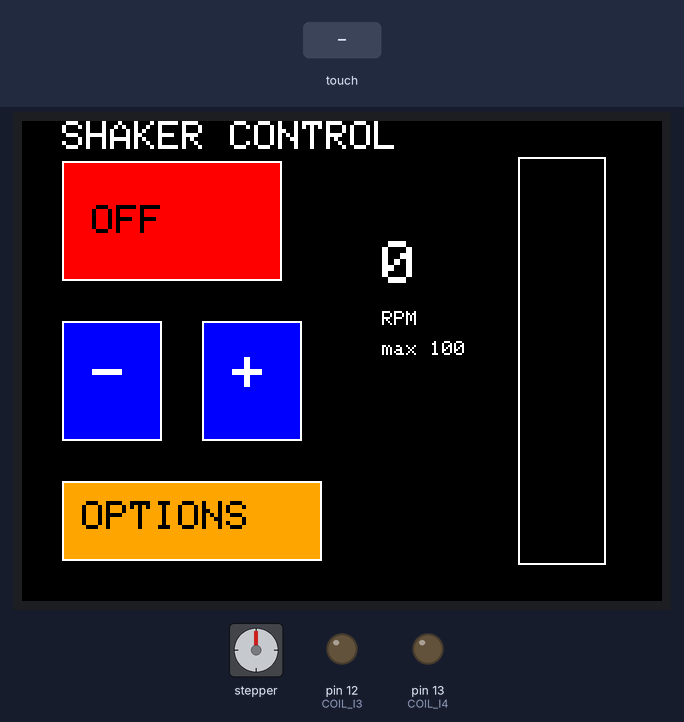
Simulated run of this sketch. Board: Arduino Uno, built with avr-gcc and run on an emulated ATmega328P. Parts: stepper motor, 320×240 colour display, output pins drawn as LEDs (lit = HIGH). Wiring (inferred from the names in the program): stepper motor (200 steps per turn assumed): coils pin 8, pin 9, pin 10, pin 11. The test bench sets the inputs (shaded band). What the sketch prints to the serial monitor is not drawn.

Above: at 1.4 s.
1.5 s: touch panel pressed at 38 % / 30 % of its raw x / y range
At 2.8 s:
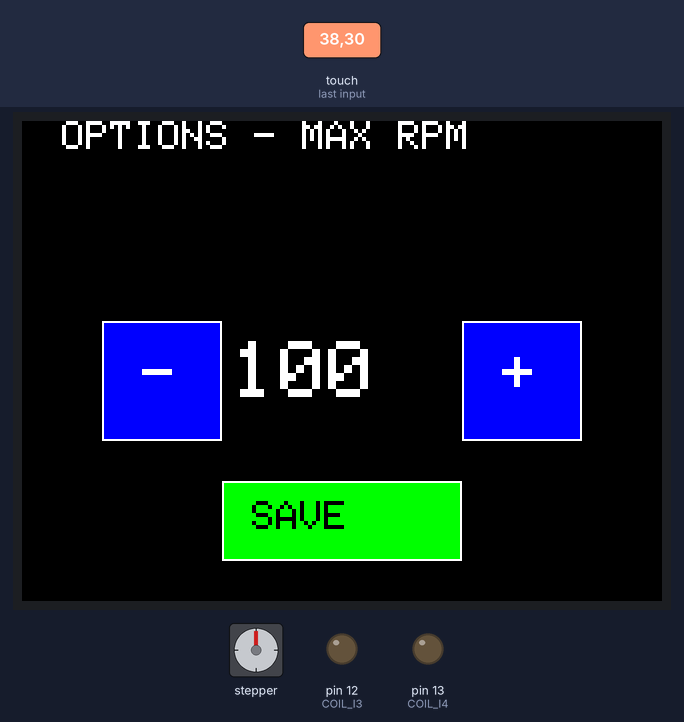
3.1 s: touch panel pressed at 38 % / 90 % of its raw x / y range
At 4.4 s:
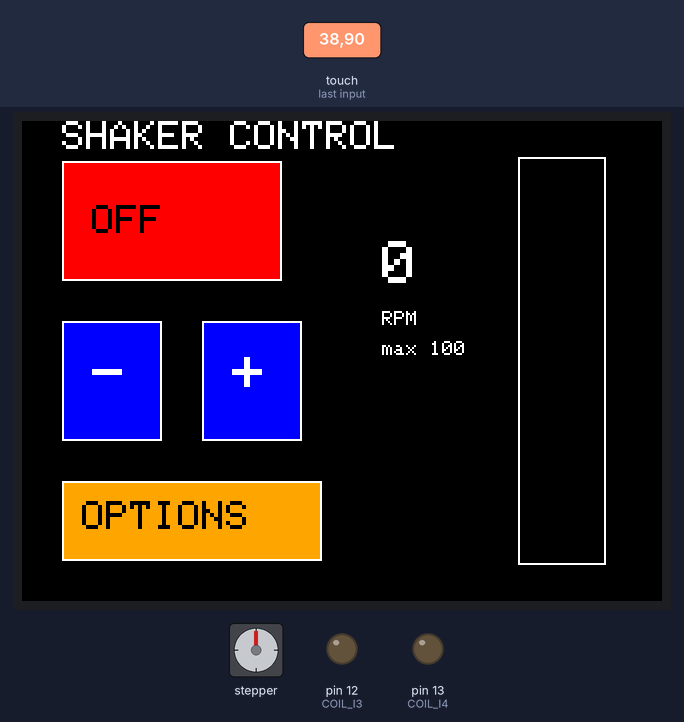
4.7 s: touch panel pressed at 87 % / 70 % of its raw x / y range
At 5.6 s:
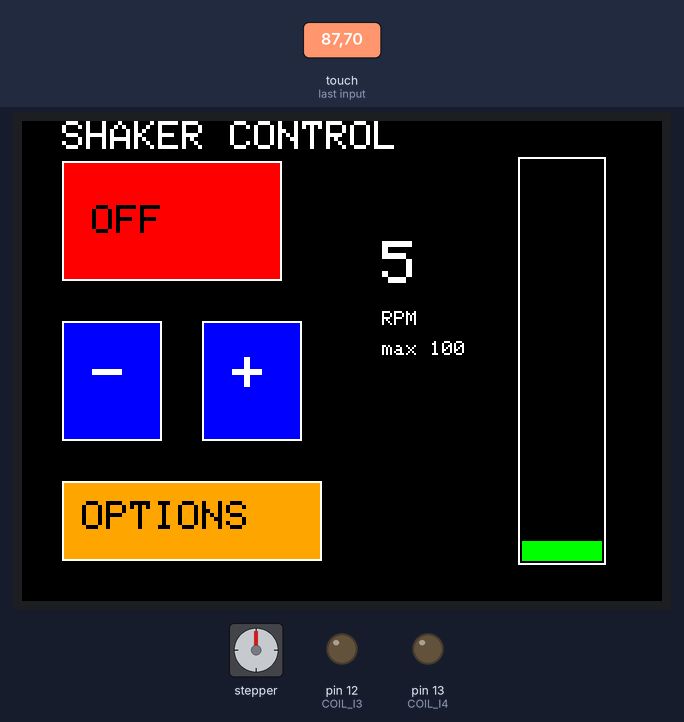
6.2 s: touch panel pressed at 38 % / 50 % of its raw x / y range
At 7.5 s:
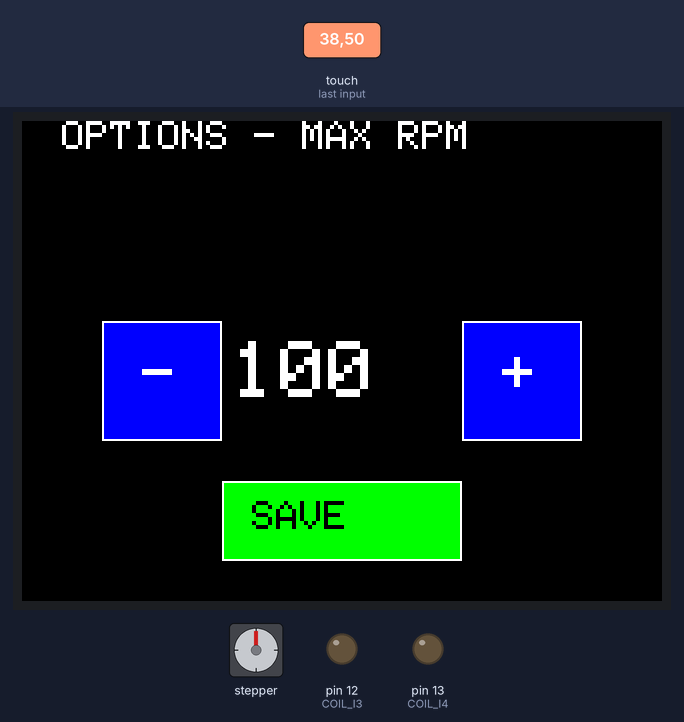
Timing chart, 0 to 8.8 s (numbered marks = the images above; inputs shaded):
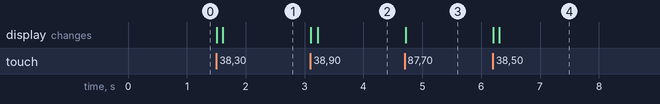

Measured:
- after the input at 1.5 s, the display: first changes at once (image 1 shows a later state)
- after the input at 3.1 s, the display: first changes at once (image 2 shows a later state)
- after the input at 4.7 s, the display: changes at once (image 3)
- after the input at 6.2 s, the display: first changes at once (image 4 shows a later state)

The sketch:

MegaShakerV1.ino
```cpp
/*
  ============================================================================
  SHAKER CONTROL - SINGLE ARDUINO MEGA 2560, BOTH SHIELDS STACKED
  ============================================================================
  Stack: Mega 2560 -> Seeed Motor Shield V2.0 -> Seeed TFT Touch Shield V2.4.

  WHY THIS WORKS ON MEGA (NOT ON UNO) WITHOUT MULTIPLEXING
  ----------------------------------------------------------------------------
  The TFT shield's SPI is physically wired ONLY to the 6-pin ICSP header
  (confirmed: Seeed forum + Adafruit compatibility notes). On an Uno, ICSP
  maps to the same silicon pins as D11/D12/D13, so it collides with the
  motor shield's coil drive on those same pins. On a MEGA, ICSP maps to
  pins 50/51/52 instead - completely separate from D11/D12/D13. Result:
  the motor shield's D8/D9/D10/D11/D12/D13 are plain GPIO on a Mega, no
  SPI role, so there is NO conflict. Motor runs continuously; draws can
  happen anytime; no bus-sharing tricks needed.

  REQUIRED: the ICSP signals must physically reach the TFT through the
  motor shield's stacking headers. If the motor shield has an ICSP 2x3
  passthrough (most Seeed Uno-shape shields do), this just works when
  stacked. If display stays white, that passthrough is the first thing
  to check.

  ----------------------------------------------------------------------------
  POWER - READ BEFORE RUNNING
  ----------------------------------------------------------------------------
  This build is powered from USB only (no external 6-15V supply on the
  motor shield's screw terminals). USB ports typically supply 500mA-900mA
  (up to ~2A on some high-power USB3/PD ports, but do not assume that).
  A stepper motor pulling up to 2A ALONE can exceed what USB provides,
  before the Mega and TFT backlight draw their own share.

  CONSEQUENCES if the stepper demands more current than the USB port can
  give: brownout resets, corrupted touch readings, TFT glitching, or the
  port shutting down output. This is a HARDWARE limit - no code change
  fixes it. Symptoms to watch for during testing:
    - Mega resets/reboots when motor starts stepping
    - Serial Monitor disconnects/reconnects
    - TFT flickers or garbles when motor turns on

  IF you see any of the above: stop, connect proper external 6-15V power
  to the motor shield's screw terminals, and remove or bridge MB_EN per
  your supply configuration (previously discussed). This sketch keeps
  DEFAULT_MAX_RPM conservative and boots with the motor OFF so you can
  verify the display/touch on USB power alone before spinning the motor.

  ----------------------------------------------------------------------------
  PIN MAP (Mega, both shields stacked)
  ----------------------------------------------------------------------------
    TFT_CS = D5, TFT_DC = D6, no reset pin, backlight hardwired on
    TFT SPI = ICSP header -> Mega hardware SPI (50/51/52), automatic
    Touch = A0-A3 (SeeedTouchScreen driver, solved calibration below)
    Motor coils I1-I4 = D8, D11, D12, D13 (plain GPIO on Mega - no conflict)
    Motor enables EA/EB = D9, D10
    SD_CS (unused) = D4

  DEBUG: hardware Serial 115200. DEBUG / TOUCH_DIAG flags below.
  ============================================================================
*/

#include <Adafruit_GFX.h>
#include <Adafruit_ILI9341.h>
#include <SeeedTouchScreen.h>
#include <SPI.h>

// ---------------------------------------------------------------------------
// DEBUG FLAGS
// ---------------------------------------------------------------------------
#define DEBUG 1
#define TOUCH_DIAG 0   // 1 = red dot at each validated tap + verbose serial
#if DEBUG
  #define DBG(x)   Serial.print(x)
  #define DBGLN(x) Serial.println(x)
#else
  #define DBG(x)
  #define DBGLN(x)
#endif

// ---------------------------------------------------------------------------
// TFT - hardware SPI via ICSP (automatic on Mega, no pin config needed)
// ---------------------------------------------------------------------------
#define TFT_CS 5
#define TFT_DC 6
Adafruit_ILI9341 tft = Adafruit_ILI9341(TFT_CS, TFT_DC, -1);

// ---------------------------------------------------------------------------
// Touch - SeeedTouchScreen driver, solved linear calibration (this panel)
// ---------------------------------------------------------------------------
#define YP A2
#define XM A1
#define YM A0
#define XP A3
TouchScreen ts = TouchScreen(XP, YP, XM, YM);

#define CAL_AX  0.180124
#define CAL_BX  -23.11
#define CAL_AY  -0.141721
#define CAL_BY  263.70
#define TS_MINPRESSURE 200
#define TS_AGREE_TOL 120

#define SCREEN_W 320
#define SCREEN_H 240

// ---------------------------------------------------------------------------
// Motor Shield V2.0 pins (official Seeed wiki mapping - plain GPIO on Mega)
// ---------------------------------------------------------------------------
#define COIL_I1 8    // L298P IN1
#define COIL_I2 11   // L298P IN2
#define COIL_I3 12   // L298P IN3
#define COIL_I4 13   // L298P IN4
#define ENABLE_A 9   // EA - HIGH enables bridge A
#define ENABLE_B 10  // EB - HIGH enables bridge B

const uint8_t STEP_SEQUENCE[4][4] = {
  {1, 0, 0, 1},
  {1, 1, 0, 0},
  {0, 1, 1, 0},
  {0, 0, 1, 1}
};
uint8_t stepIndex = 0;

#define STEPS_PER_REV 200        // 1.8 deg/step default - verify vs your motor
#define RPM_INCREMENT 5
#define MAXRPM_INCREMENT 10
#define MIN_RPM 0
#define DEFAULT_MAX_RPM 100      // conservative default while on USB power - raise once on external supply

bool motorOn = false;             // boots OFF - verify display/touch on USB before spinning
int currentRPM = 0;
int maxRPM = DEFAULT_MAX_RPM;
unsigned long lastStepMicros = 0;
unsigned long stepIntervalMicros = 0;

// ---------------------------------------------------------------------------
// UI state
// ---------------------------------------------------------------------------
enum Screen { SCREEN_MAIN, SCREEN_OPTIONS };
Screen currentScreen = SCREEN_MAIN;
unsigned long lastTouchMillis = 0;
#define TOUCH_DEBOUNCE_MS 220

const int BTN_ONOFF_X = 20,  BTN_ONOFF_Y = 20,  BTN_ONOFF_W = 110, BTN_ONOFF_H = 60;
const int BTN_MINUS_X = 20,  BTN_MINUS_Y = 100, BTN_MINUS_W = 50,  BTN_MINUS_H = 60;
const int BTN_PLUS_X  = 90,  BTN_PLUS_Y  = 100, BTN_PLUS_W  = 50,  BTN_PLUS_H  = 60;
const int BTN_OPTS_X  = 20,  BTN_OPTS_Y  = 180, BTN_OPTS_W  = 130, BTN_OPTS_H  = 40;
const int BAR_X = 250, BAR_Y = 20, BAR_W = 40, BAR_H = 200;
const int OPT_MINUS_X = 40,  OPT_MINUS_Y = 100, OPT_MINUS_W = 60, OPT_MINUS_H = 60;
const int OPT_PLUS_X  = 220, OPT_PLUS_Y  = 100, OPT_PLUS_W  = 60, OPT_PLUS_H  = 60;
const int OPT_SAVE_X  = 100, OPT_SAVE_Y  = 180, OPT_SAVE_W  = 120, OPT_SAVE_H = 40;

// ===========================================================================
void setup() {
#if DEBUG
  Serial.begin(115200);
  DBGLN("Shaker control (Mega, single board) booting...");
  DBGLN("POWER MODE: USB only. Watch for resets/glitches when motor starts.");
#endif

  pinMode(COIL_I1, OUTPUT);
  pinMode(COIL_I2, OUTPUT);
  pinMode(COIL_I3, OUTPUT);
  pinMode(COIL_I4, OUTPUT);
  pinMode(ENABLE_A, OUTPUT);
  pinMode(ENABLE_B, OUTPUT);
  digitalWrite(ENABLE_A, LOW); // motor starts OFF
  digitalWrite(ENABLE_B, LOW);
  allCoilsOff();

  tft.begin();
  tft.setRotation(1);
  drawMainScreen();

  DBGLN("Setup complete. Motor OFF - verify display/touch before enabling.");
}

void loop() {
  handleTouch();
  stepMotorNonBlocking();
}

// ===========================================================================
// STEPPER - non-blocking, runs continuously and independently of drawing
// (no bus sharing needed on Mega - see header notes)
// ===========================================================================
void allCoilsOff() {
  digitalWrite(COIL_I1, LOW);
  digitalWrite(COIL_I2, LOW);
  digitalWrite(COIL_I3, LOW);
  digitalWrite(COIL_I4, LOW);
}

void recalcStepInterval() {
  if (currentRPM <= 0) { stepIntervalMicros = 0; return; }
  float stepsPerSec = (currentRPM * (float)STEPS_PER_REV) / 60.0;
  stepIntervalMicros = (unsigned long)(1000000.0 / stepsPerSec);
  DBG("RPM="); DBG(currentRPM);
  DBG(" -> step interval us="); DBGLN(stepIntervalMicros);
}

void stepMotorNonBlocking() {
  if (!motorOn || currentRPM <= 0 || stepIntervalMicros == 0) return;
  unsigned long now = micros();
  if (now - lastStepMicros >= stepIntervalMicros) {
    lastStepMicros = now;
    digitalWrite(COIL_I1, STEP_SEQUENCE[stepIndex][0]);
    digitalWrite(COIL_I2, STEP_SEQUENCE[stepIndex][1]);
    digitalWrite(COIL_I3, STEP_SEQUENCE[stepIndex][2]);
    digitalWrite(COIL_I4, STEP_SEQUENCE[stepIndex][3]);
    stepIndex = (stepIndex + 1) % 4;
  }
}

void setMotorOn(bool on) {
  motorOn = on;
  if (on) {
    digitalWrite(ENABLE_A, HIGH);
    digitalWrite(ENABLE_B, HIGH);
    DBGLN("Motor ON - watch Serial/display for USB brownout symptoms");
  } else {
    digitalWrite(ENABLE_A, LOW);
    digitalWrite(ENABLE_B, LOW);
    allCoilsOff();
    DBGLN("Motor OFF");
  }
}

// ===========================================================================
// TOUCH - A0-A3, no bus conflict, safe to poll continuously
// ===========================================================================
bool inRect(int px, int py, int rx, int ry, int rw, int rh) {
  return (px >= rx && px <= rx + rw && py >= ry && py <= ry + rh);
}

void handleTouch() {
  Point p1 = ts.getPoint();
  if (p1.z < TS_MINPRESSURE) return;

  delay(5);
  Point p2 = ts.getPoint();
  if (abs(p1.x - p2.x) > TS_AGREE_TOL || abs(p1.y - p2.y) > TS_AGREE_TOL) {
#if TOUCH_DIAG
    Serial.println("REJECT agree");
#endif
    return;
  }
  if (millis() - lastTouchMillis < TOUCH_DEBOUNCE_MS) return;

  long rx = ((long)p1.x + p2.x) / 2;
  long ry = ((long)p1.y + p2.y) / 2;
  int screenX = (int)(CAL_AX * ry + CAL_BX);
  int screenY = (int)(CAL_AY * rx + CAL_BY);
  screenX = constrain(screenX, 0, SCREEN_W);
  screenY = constrain(screenY, 0, SCREEN_H);

#if TOUCH_DIAG
  Serial.print("PRESS raw x="); Serial.print(rx);
  Serial.print(" y="); Serial.print(ry);
  Serial.print(" -> screen x="); Serial.print(screenX);
  Serial.print(" y="); Serial.println(screenY);
  tft.fillCircle(screenX, screenY, 3, ILI9341_RED);
#endif
  DBG("Touch x="); DBG(screenX); DBG(" y="); DBGLN(screenY);

  lastTouchMillis = millis();

  if (currentScreen == SCREEN_MAIN) handleTouchMain(screenX, screenY);
  else handleTouchOptions(screenX, screenY);
}

void handleTouchMain(int x, int y) {
  if (inRect(x, y, BTN_ONOFF_X, BTN_ONOFF_Y, BTN_ONOFF_W, BTN_ONOFF_H)) {
    setMotorOn(!motorOn);
    drawOnOffButton();
    return;
  }
  if (inRect(x, y, BTN_MINUS_X, BTN_MINUS_Y, BTN_MINUS_W, BTN_MINUS_H)) {
    currentRPM = max(MIN_RPM, currentRPM - RPM_INCREMENT);
    recalcStepInterval();
    drawRPMText(); drawRPMBar();
    return;
  }
  if (inRect(x, y, BTN_PLUS_X, BTN_PLUS_Y, BTN_PLUS_W, BTN_PLUS_H)) {
    currentRPM = min(maxRPM, currentRPM + RPM_INCREMENT);
    recalcStepInterval();
    drawRPMText(); drawRPMBar();
    return;
  }
  if (inRect(x, y, BTN_OPTS_X, BTN_OPTS_Y, BTN_OPTS_W, BTN_OPTS_H)) {
    DBGLN("Entering OPTIONS screen");
    currentScreen = SCREEN_OPTIONS;
    drawOptionsScreen();
    return;
  }
#if TOUCH_DIAG
  Serial.println("MISS: tap hit no button");
#endif
}

void handleTouchOptions(int x, int y) {
  if (inRect(x, y, OPT_MINUS_X, OPT_MINUS_Y, OPT_MINUS_W, OPT_MINUS_H)) {
    maxRPM = max(MAXRPM_INCREMENT, maxRPM - MAXRPM_INCREMENT);
    drawMaxRPMText();
    return;
  }
  if (inRect(x, y, OPT_PLUS_X, OPT_PLUS_Y, OPT_PLUS_W, OPT_PLUS_H)) {
    maxRPM += MAXRPM_INCREMENT;
    drawMaxRPMText();
    return;
  }
  if (inRect(x, y, OPT_SAVE_X, OPT_SAVE_Y, OPT_SAVE_W, OPT_SAVE_H)) {
    if (currentRPM > maxRPM) { currentRPM = maxRPM; recalcStepInterval(); }
    DBGLN("Options saved");
    currentScreen = SCREEN_MAIN;
    drawMainScreen();
    return;
  }
}

// ===========================================================================
// DRAWING
// ===========================================================================
void drawMainScreen() {
  tft.fillScreen(ILI9341_BLACK);
  tft.setTextColor(ILI9341_WHITE);
  tft.setTextSize(2);
  tft.setCursor(20, 0);
  tft.print("SHAKER CONTROL");
  drawOnOffButton();
  drawSpeedButtons();
  drawOptionsButton();
  drawRPMBarFrame();
  drawRPMBar();
  drawRPMText();
}

void drawOnOffButton() {
  uint16_t color = motorOn ? ILI9341_GREEN : ILI9341_RED;
  tft.fillRect(BTN_ONOFF_X, BTN_ONOFF_Y, BTN_ONOFF_W, BTN_ONOFF_H, color);
  tft.drawRect(BTN_ONOFF_X, BTN_ONOFF_Y, BTN_ONOFF_W, BTN_ONOFF_H, ILI9341_WHITE);
  tft.setTextColor(ILI9341_BLACK);
  tft.setTextSize(2);
  tft.setCursor(BTN_ONOFF_X + 15, BTN_ONOFF_Y + 22);
  tft.print(motorOn ? "ON" : "OFF");
}

void drawSpeedButtons() {
  tft.fillRect(BTN_MINUS_X, BTN_MINUS_Y, BTN_MINUS_W, BTN_MINUS_H, ILI9341_BLUE);
  tft.drawRect(BTN_MINUS_X, BTN_MINUS_Y, BTN_MINUS_W, BTN_MINUS_H, ILI9341_WHITE);
  tft.setTextColor(ILI9341_WHITE);
  tft.setTextSize(3);
  tft.setCursor(BTN_MINUS_X + 15, BTN_MINUS_Y + 15);
  tft.print("-");
  tft.fillRect(BTN_PLUS_X, BTN_PLUS_Y, BTN_PLUS_W, BTN_PLUS_H, ILI9341_BLUE);
  tft.drawRect(BTN_PLUS_X, BTN_PLUS_Y, BTN_PLUS_W, BTN_PLUS_H, ILI9341_WHITE);
  tft.setCursor(BTN_PLUS_X + 15, BTN_PLUS_Y + 15);
  tft.print("+");
}

void drawOptionsButton() {
  tft.fillRect(BTN_OPTS_X, BTN_OPTS_Y, BTN_OPTS_W, BTN_OPTS_H, ILI9341_ORANGE);
  tft.drawRect(BTN_OPTS_X, BTN_OPTS_Y, BTN_OPTS_W, BTN_OPTS_H, ILI9341_WHITE);
  tft.setTextColor(ILI9341_BLACK);
  tft.setTextSize(2);
  tft.setCursor(BTN_OPTS_X + 10, BTN_OPTS_Y + 10);
  tft.print("OPTIONS");
}

void drawRPMBarFrame() {
  tft.drawRect(BAR_X - 2, BAR_Y - 2, BAR_W + 4, BAR_H + 4, ILI9341_WHITE);
}

void drawRPMBar() {
  int pct = (maxRPM > 0) ? (currentRPM * 100L / maxRPM) : 0;
  pct = constrain(pct, 0, 100);
  int fillH = map(pct, 0, 100, 0, BAR_H);
  tft.fillRect(BAR_X, BAR_Y, BAR_W, BAR_H, ILI9341_BLACK);
  tft.fillRect(BAR_X, BAR_Y + (BAR_H - fillH), BAR_W, fillH, ILI9341_GREEN);
}

void drawRPMText() {
  tft.fillRect(180, 60, 60, 60, ILI9341_BLACK);
  tft.setTextColor(ILI9341_WHITE);
  tft.setTextSize(3);
  tft.setCursor(180, 60);
  tft.print(currentRPM);
  tft.setTextSize(1);
  tft.setCursor(180, 95);
  tft.print("RPM");
  tft.setCursor(180, 110);
  tft.print("max ");
  tft.print(maxRPM);
}

void drawOptionsScreen() {
  tft.fillScreen(ILI9341_BLACK);
  tft.setTextColor(ILI9341_WHITE);
  tft.setTextSize(2);
  tft.setCursor(20, 0);
  tft.print("OPTIONS - MAX RPM");
  tft.fillRect(OPT_MINUS_X, OPT_MINUS_Y, OPT_MINUS_W, OPT_MINUS_H, ILI9341_BLUE);
  tft.drawRect(OPT_MINUS_X, OPT_MINUS_Y, OPT_MINUS_W, OPT_MINUS_H, ILI9341_WHITE);
  tft.setTextColor(ILI9341_WHITE);
  tft.setTextSize(3);
  tft.setCursor(OPT_MINUS_X + 20, OPT_MINUS_Y + 15);
  tft.print("-");
  tft.fillRect(OPT_PLUS_X, OPT_PLUS_Y, OPT_PLUS_W, OPT_PLUS_H, ILI9341_BLUE);
  tft.drawRect(OPT_PLUS_X, OPT_PLUS_Y, OPT_PLUS_W, OPT_PLUS_H, ILI9341_WHITE);
  tft.setCursor(OPT_PLUS_X + 20, OPT_PLUS_Y + 15);
  tft.print("+");
  tft.fillRect(OPT_SAVE_X, OPT_SAVE_Y, OPT_SAVE_W, OPT_SAVE_H, ILI9341_GREEN);
  tft.drawRect(OPT_SAVE_X, OPT_SAVE_Y, OPT_SAVE_W, OPT_SAVE_H, ILI9341_WHITE);
  tft.setTextColor(ILI9341_BLACK);
  tft.setTextSize(2);
  tft.setCursor(OPT_SAVE_X + 15, OPT_SAVE_Y + 10);
  tft.print("SAVE");
  drawMaxRPMText();
}

void drawMaxRPMText() {
  tft.fillRect(100, 100, 120, 60, ILI9341_BLACK);
  tft.setTextColor(ILI9341_WHITE);
  tft.setTextSize(4);
  tft.setCursor(105, 110);
  tft.print(maxRPM);
}
```
